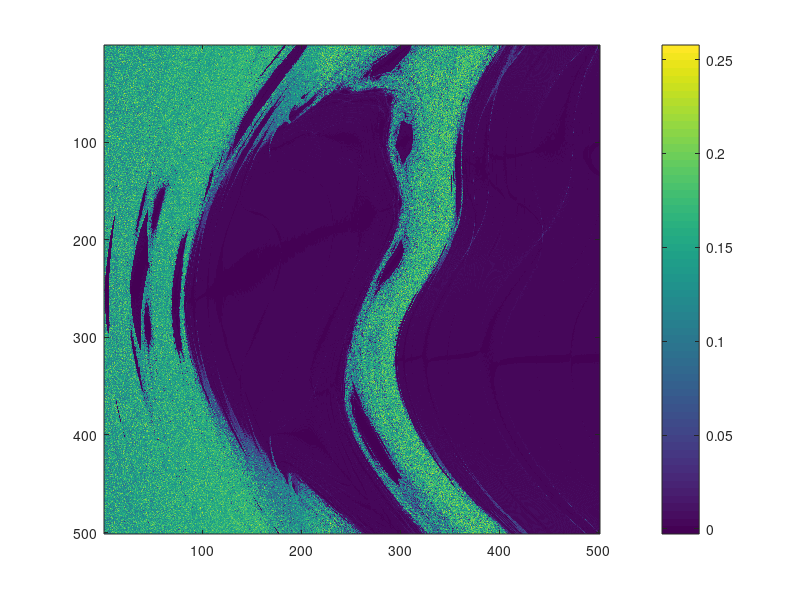
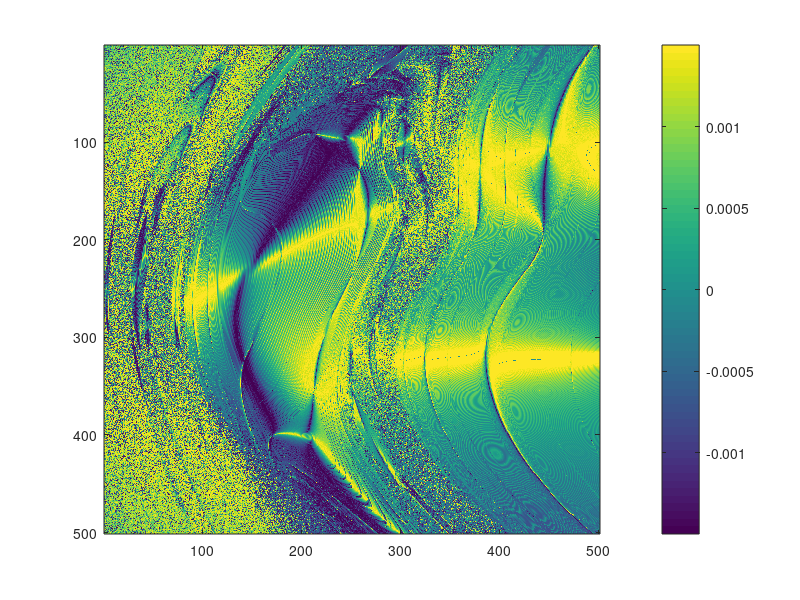
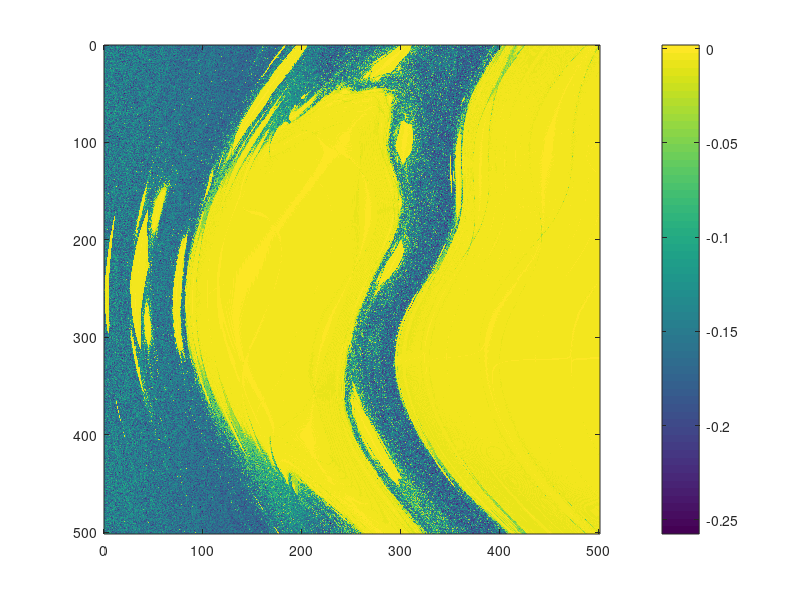

Recreate these plots in MATLAB, in order.
clear
clc
close all

load ('LE1.mat')
load ('LE2.mat')
load ('LE3.mat')

%% 鐢讳笁涓笉鍚岀殑鏉庨泤鏅澶寚鏁?
figure(1)
imagesc(A11)
colorbar

figure(2)
imagesc(B11)
colorbar

figure(3)
imagesc(C11)
colorbar

%% 鐢讳笉鍚岀殑鑰楁暎搴?
% N=length(C11(1,:)) %x鍧愭爣鐨勯暱搴?51
% M=length(C11(:,1)) %y鍧愭爣鐨勯暱搴?51
% 
% for i=1:N
%     i
%     for j=1:M
%         j
%         J=502-j;
%         A=A11(j,i);
%         B=B11(j,i);
%         C=C11(j,i);
%         S=A+B+C 
%         if S<=-0.01 %&& B<=-0.05                 
%             plot(i,j,'.b','MarkerSize',19) %周期
%         elseif abs(S)<0.01 && A>=0.01 %&& abs(B)<0.01 && C<=-0.05
%             hold on
%             plot(i,j,'.m','MarkerSize',19) %保守混沌
%         elseif abs(S)<0.01 && abs(A)<0.01 %&& abs(B)<0.01 && C>-0.05
%             hold on
%             plot(i,j,'.y','MarkerSize',19) %不变环面
%         else 
%             hold on
%             plot(i,j,'.r','MarkerSize',19) %鍏朵粬琛屼负
%         end        
%         
%    end
% end
axis([0 502 0 502])
